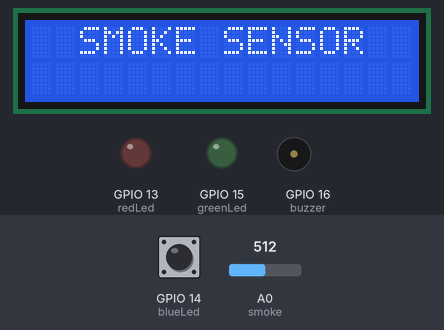
The sketch below on a simulated ESP8266 (NodeMCU). Parts: 16×2 character LCD, output pins drawn as LEDs (lit = HIGH), buzzer (waves = sounding). Inputs (shaded band) come from the test bench; at power-on: A0 (smoke) = 512, GPIO 14 (blueLed) HIGH. What the sketch prints to the serial monitor is not drawn.

Above: at 0.1 s.
2.3 s: A0 (smoke) set to 122
At 2.8 s:
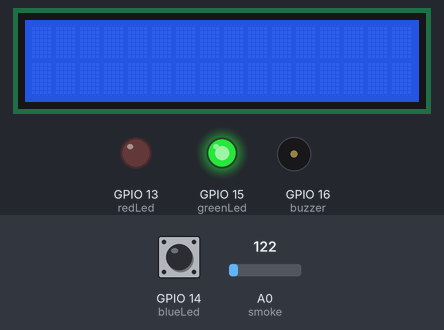
6.4 s: A0 (smoke) set to 306
At 7.7 s:
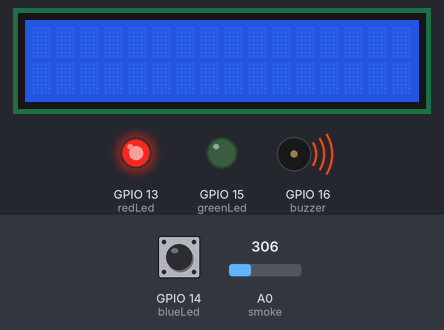
10.5 s: A0 (smoke) set to 90
At 11.3 s:
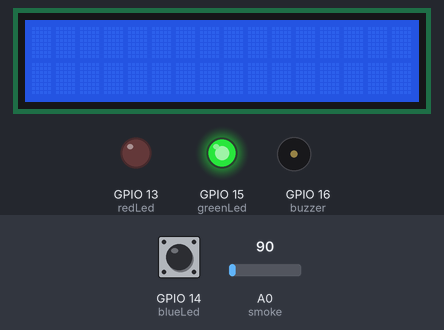
14.6 s: A0 (smoke) set to 46
18.7 s: A0 (smoke) set to 38
22.8 s: A0 (smoke) set to 511
At 23.7 s:
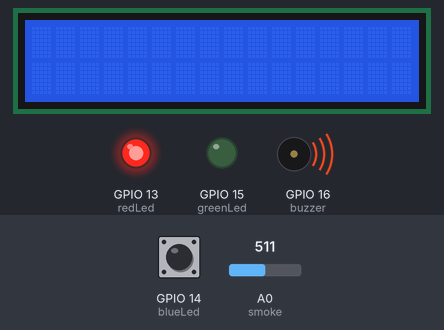
Timing chart, 0 to 25.8 s (numbered marks = the images above; inputs shaded):
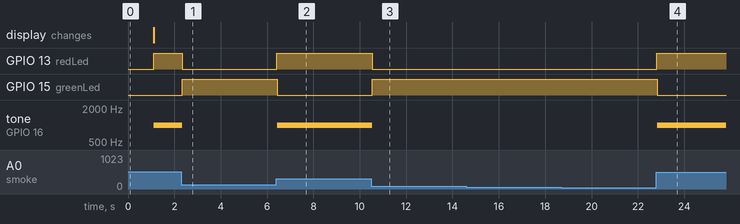

Measured:
- after the input at 2.3 s, GPIO 13 (redLed): HIGH → LOW at once; GPIO 15 (greenLed): LOW → HIGH at once; tone on GPIO 16 (buzzer): 1000 Hz → silent after 0.05 s
- after the input at 6.4 s, GPIO 13 (redLed): LOW → HIGH at once; GPIO 15 (greenLed): HIGH → LOW at once; tone on GPIO 16 (buzzer): silent → 1000 Hz at once
- after the input at 10.5 s, GPIO 13 (redLed): HIGH → LOW at once; GPIO 15 (greenLed): LOW → HIGH at once; tone on GPIO 16 (buzzer): 1000 Hz → silent at once
- after the input at 22.8 s, GPIO 13 (redLed): LOW → HIGH at once; GPIO 15 (greenLed): HIGH → LOW at once; tone on GPIO 16 (buzzer): silent → 1000 Hz at once

The sketch:

SMOKE_detector.ino
```cpp
// (licence header left out)
//LED INDICATORS
#define redLed     13          //  RED LED                                     GPIO13 (D7)
#define greenLed   15          //  GREEN LED                                   GPIO15 (D8)
#define blueLed    14          //  BLUE LED                                    GPIO14 (D5)

//BUZZER
#define buzzer     16          //  BUZZER                                      GPIO16 (D0)

//SENSOR
#define smoke      A0          // SENSOR                                       ADC0 (A0)

//LIQUID CRYSTAL LIBRARIES
#include <Wire.h>
#include <LiquidCrystal_I2C.h>
LiquidCrystal_I2C lcd(0x3F, 16, 2);

//WIFI LIBRARIES
#include <ESP8266WiFi.h>                          // Include the Wi-Fi library.
#include <WiFiClient.h>
#include <ESP8266WiFiMulti.h>                     // Include the Wi-Fi-Multi library.
#include <ESP8266mDNS.h>                          // Include the mDNS library
#include <ArduinoOTA.h>                           // Include OTA library.

ESP8266WiFiMulti wifiMulti;                       // Create an instance of the ESP8266WiFiMulti class, called 'wifiMulti'.

int sensorThres = 100;                            // Your threshold value

void setup() {

  pinMode(buzzer, OUTPUT);
  pinMode(smoke,  INPUT);
  pinMode(redLed, OUTPUT);
  pinMode(greenLed, OUTPUT);

  Serial.begin(115200);                             // Start the Serial communication to send messages to the computer. Note: upload speed for arduino is 9600 baud whereas in esp it is 115200 baud
  Serial.println('\n');

  lcd.init();                                       //starting lcd

  lcd.backlight();
  lcd.setCursor(0, 0);
  Serial.print("  SMOKE SENSOR ");
  lcd.print("  SMOKE SENSOR ");
  delay(1000);
  lcd.setCursor(0, 1);
  lcd.print("  WARMING UP ! ");
  Serial.print("  WARMING UP ! ");

  wifiMulti.addAP("Saji", "SamsungM11");             // Wi-Fi networks you want to connect to.

  espCon;
}
//--------------------------------------------------------------

unsigned long previousTime = millis();
const unsigned long interval = 1000;

void loop() {

  ArduinoOTA.handle();

  unsigned long diff = millis() - previousTime;
  if (diff > interval) {
    digitalWrite(blueLed, !digitalRead(blueLed));                            // Change the state of the LED
    previousTime += diff;
  }

  int analogSensor = analogRead(smoke);
  lcd.print("Smoke Level:");
  lcd.print(analogSensor-50);
  Serial.print("Smoke Level:");
  Serial.println(analogSensor-50);

  // Checks if it has reached the threshold value -------------------------

  if (analogSensor-50 > sensorThres)
  {
    digitalWrite(redLed, HIGH);
    lcd.setCursor(0, 2);
    lcd.print("Alert....!!!");
    Serial.print("Alert....!!!");
    digitalWrite(greenLed, LOW);
    tone(buzzer, 1000, 200);
  }
  else
  {
    digitalWrite(redLed, LOW);
    digitalWrite(greenLed, HIGH);
    lcd.setCursor(0, 2);
    lcd.print(".....Normal.....");
    Serial.print(".....Normal.....");
    noTone(buzzer);
  }
  lcd.clear();
}

void espCon() {                                                      //ESP CONNECT

  digitalWrite(greenLed, HIGH);                                          //GREEN LED

  Serial.println("Connecting ...");
  int i = 0;
  while (wifiMulti.run() != WL_CONNECTED) {                          // Wait for the Wi-Fi to connect: scan for Wi-Fi networks, and connect to the strongest of the networks above.
    Serial.print(++i); Serial.print(' ');
    digitalWrite(greenLed, !digitalRead(greenLed));
    digitalWrite(redLed, !digitalRead(greenLed));
  }

  Serial.println('\n');
  Serial.print("(>‿◠)✌ You're Connected To Prototype V1 by ");
  Serial.println(WiFi.SSID());                                       // Tell us what network we're connected to.
  lcd.print(" CONNECTED To ");
  lcd.println(WiFi.SSID());                                       // Tell us what network we're connected to.
  Serial.print("(⌐▨_▨ ) This Is My Cool IP Address:\t");
  Serial.println(WiFi.localIP());                                    // Send the IP address of the ESP8266 to the computer.
  Serial.print("😶 This is my MAC Address:\t");
  Serial.println(WiFi.macAddress());                                 // Tell us what is the Mac address

 //-----------------------------------

  //OTA -------

  ArduinoOTA.setHostname("SmokeDetector@2021");
  ArduinoOTA.setPassword("147258");
  ArduinoOTA.onStart([]() {
    Serial.println("Start");
  });
  ArduinoOTA.onEnd([]() {
    Serial.println("\nEnd");
  });
  ArduinoOTA.onProgress([](unsigned int progress, unsigned int total) {
    Serial.printf("Progress: %u%%\r", (progress / (total / 100)));
  });
  ArduinoOTA.onError([](ota_error_t error) {
    Serial.printf("Error[%u]: ", error);
    if (error == OTA_AUTH_ERROR) Serial.println("Authentication Failed");
    else if (error == OTA_BEGIN_ERROR) Serial.println("Begin Failed");
    else if (error == OTA_CONNECT_ERROR) Serial.println("Connect Failed");
    else if (error == OTA_RECEIVE_ERROR) Serial.println("Receive Failed");
    else if (error == OTA_END_ERROR) Serial.println("End Failed");
  });
  ArduinoOTA.begin();
  Serial.println("OTA ready");
  digitalWrite(greenLed, 1);

  digitalWrite(greenLed, LOW);
  digitalWrite(redLed, LOW);
  digitalWrite(blueLed, LOW);
  digitalWrite(buzzer, LOW);

  lcd.clear();
}
```
